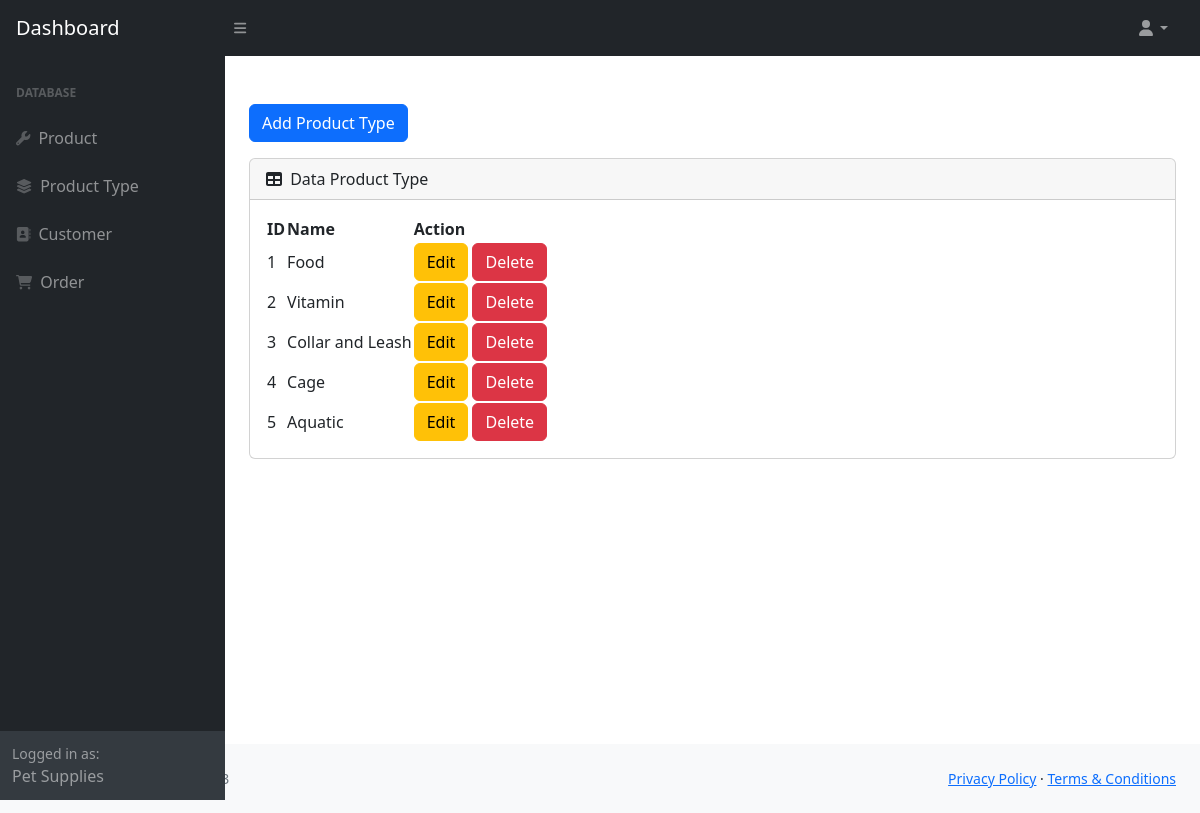
Page /backend/product_type.php on the committed database.
### tables this page shows
CREATE TABLE `product_type` (
  `id` int(11) NOT NULL,
  `name` varchar(45) DEFAULT NULL
);

### backend/product_type.php (the view)
<?php include_once 'templates/header.php'; ?>
<?php include_once 'templates/navbar.php'; ?>
<a href="product_type_add.php" class="btn btn-primary btn-md mb-3">Add Product Type</a>
<div class="card mb-4">
    <div class="card-header d-flex justify-content-between align-items-center">
        <div class="">
            <i class="fas fa-table me-1"></i>
            Data Product Type
        </div>
    </div>
    <div class="card-body">
        <table id="datatablesSimple">
            <thead>
                <tr>
                    <th>ID</th>
                    <th>Name</th>
                    <th>Action</th>
                </tr>
            </thead>
            <tbody>
                <?php foreach ($product_types as $p) : ?>
                    <tr>
                        <td><?= $p["id"]; ?></td>
                        <td><?= $p["name"]; ?></td>
                        <td>
                            <a href="product_type_edit.php?id=<?= $p['id']; ?>" class="btn btn-warning">Edit</a>
                            <a href="product_type_delete.php?id=<?= $p['id']; ?>" class="btn btn-danger">Delete</a>
                        </td>
                    </tr>
                <?php endforeach; ?>
            </tbody>
        </table>
    </div>
</div>
<?php include_once 'templates/footer.php' ?>

### rows in the picture
product_type: id "1", name "Food"
product_type: id "2", name "Vitamin"
product_type: id "3", name "Collar and Leash"
product_type: id "4", name "Cage"
product_type: id "5", name "Aquatic"
